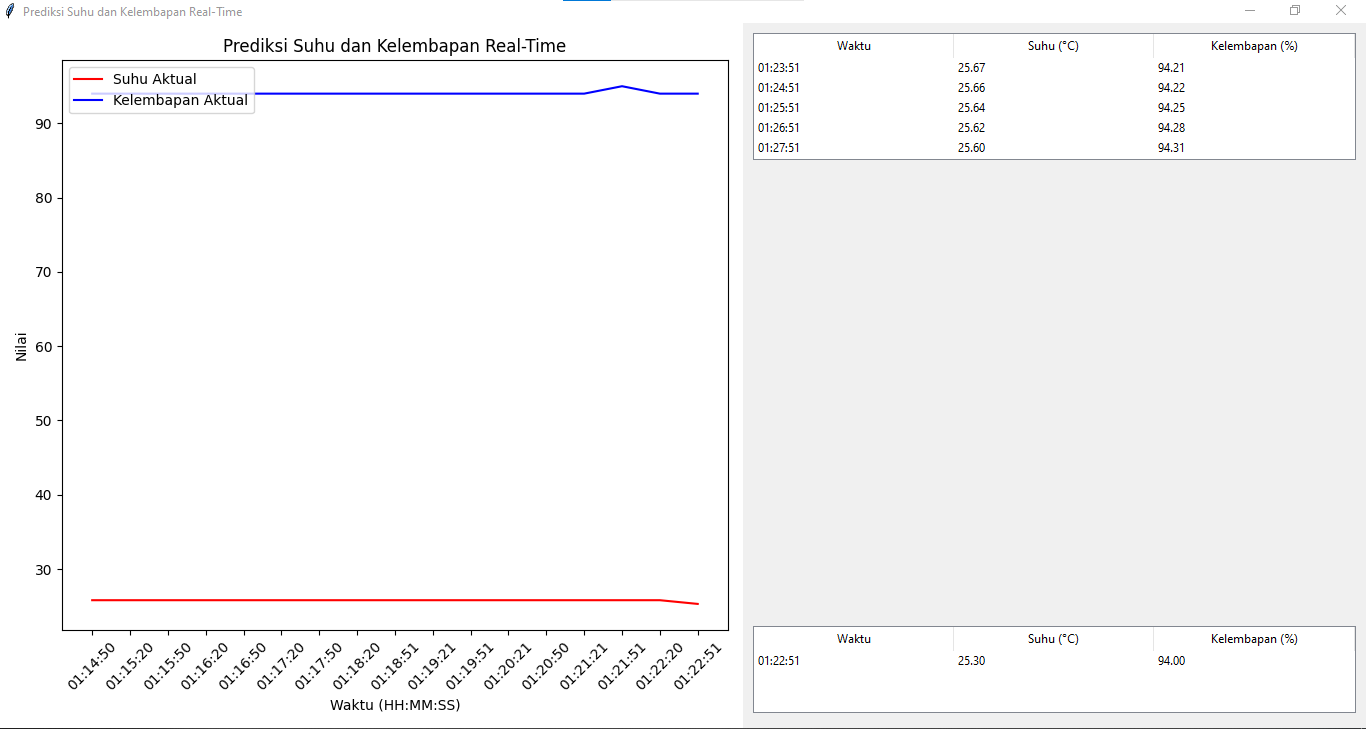

Recreate this plot in Python.
import serial
import pandas as pd
from sklearn.linear_model import LinearRegression
import matplotlib.pyplot as plt
from matplotlib.animation import FuncAnimation
import numpy as np
from matplotlib.backends.backend_tkagg import FigureCanvasTkAgg
import tkinter as tk
from tkinter import ttk

# Konfigurasi serial
arduino = serial.Serial('COM6', 9600, timeout=1)

# Dataset awal
data = pd.DataFrame(columns=["Waktu", "Suhu", "Kelembapan"])
model_temp = LinearRegression()
model_hum = LinearRegression()

# Fungsi untuk memproses waktu ke format HH:MM:SS
def format_time(timestamp):
    return timestamp.strftime("%H:%M:%S")

# Fungsi untuk memperbarui data
def update_data():
    global data, model_temp, model_hum

    try:
        line = arduino.readline().decode().strip()
        if line:
            temp, hum = map(float, line.split(","))
            waktu = pd.Timestamp.now()

            # Tambahkan data ke dataset
            new_row = {"Waktu": waktu, "Suhu": temp, "Kelembapan": hum}
            data = pd.concat([data, pd.DataFrame([new_row])], ignore_index=True)

            # Latih ulang model jika data cukup
            if len(data) > 10:
                # Menggunakan data waktu (dalam detik sejak awal pengambilan data)
                data["Elapsed"] = (data["Waktu"] - data["Waktu"].iloc[0]).dt.total_seconds()
                X = data[["Elapsed"]].values
                y_temp = data["Suhu"].values
                y_hum = data["Kelembapan"].values

                model_temp.fit(X, y_temp)
                model_hum.fit(X, y_hum)

                # Prediksi untuk 5 interval waktu ke depan (dalam detik)
                last_time = data["Elapsed"].iloc[-1]
                future_seconds = np.array([[last_time + i * 60] for i in range(1, 6)])  # Setiap 1 menit
                future_temp = model_temp.predict(future_seconds)
                future_hum = model_hum.predict(future_seconds)

                # Terapkan rata-rata bergerak untuk mengurangi fluktuasi
                future_temp = pd.Series(future_temp).rolling(window=2, min_periods=1).mean().values
                future_hum = pd.Series(future_hum).rolling(window=2, min_periods=1).mean().values

                return future_seconds.flatten(), future_temp, future_hum
    except Exception as e:
        print(f"Error: {e}")
    return None, None, None

# Fungsi untuk memperbarui plot, tabel prediksi, dan tabel terkini
def plot_real_time(frame):
    global data

    future_seconds, future_temp, future_hum = update_data()

    ax.clear()
    if len(data) > 0:
        # Format waktu
        formatted_time = data["Waktu"].dt.strftime("%H:%M:%S")
        ax.plot(formatted_time, data["Suhu"], label="Suhu Aktual", color="red")
        ax.plot(formatted_time, data["Kelembapan"], label="Kelembapan Aktual", color="blue")

        # Perbarui tabel terkini
        latest_row = data.iloc[-1]
        current_time = format_time(latest_row["Waktu"])
        current_temp = latest_row["Suhu"]
        current_hum = latest_row["Kelembapan"]
        current_table.item("current", values=(current_time, f"{current_temp:.2f}", f"{current_hum:.2f}"))

    ax.set_title("Prediksi Suhu dan Kelembapan Real-Time")
    ax.set_xlabel("Waktu (HH:MM:SS)")
    ax.set_ylabel("Nilai")
    ax.legend(loc="upper left")
    ax.tick_params(axis='x', rotation=45)
    plt.tight_layout()

    if future_seconds is not None:
        for i, (sec, temp, hum) in enumerate(zip(future_seconds, future_temp, future_hum)):
            future_time = data["Waktu"].iloc[0] + pd.Timedelta(seconds=sec)
            pred_table.item(f"I{i+1}", values=(format_time(future_time), f"{temp:.2f}", f"{hum:.2f}"))

# GUI menggunakan Tkinter
root = tk.Tk()
root.title("Prediksi Suhu dan Kelembapan Real-Time")

# Frame untuk plot
frame_plot = tk.Frame(root)
frame_plot.pack(side=tk.LEFT, fill=tk.BOTH, expand=True)

# Frame untuk tabel
frame_table = tk.Frame(root)
frame_table.pack(side=tk.RIGHT, fill=tk.Y)

# Plot
fig, ax = plt.subplots(figsize=(6, 4))
canvas = FigureCanvasTkAgg(fig, master=frame_plot)
canvas.get_tk_widget().pack(side=tk.TOP, fill=tk.BOTH, expand=True)

# Tabel prediksi
columns = ("Waktu", "Suhu", "Kelembapan")
pred_table = ttk.Treeview(frame_table, columns=columns, show="headings", height=5)
pred_table.heading("Waktu", text="Waktu")
pred_table.heading("Suhu", text="Suhu (°C)")
pred_table.heading("Kelembapan", text="Kelembapan (%)")
pred_table.pack(side=tk.TOP, fill=tk.X, padx=10, pady=10)

for i in range(1, 6):
    pred_table.insert("", "end", iid=f"I{i}", values=("---", "---", "---"))

# Tabel terkini
current_table = ttk.Treeview(frame_table, columns=columns, show="headings", height=3)
current_table.heading("Waktu", text="Waktu")
current_table.heading("Suhu", text="Suhu (°C)")
current_table.heading("Kelembapan", text="Kelembapan (%)")
current_table.insert("", "end", iid="current", values=("---", "---", "---"))
current_table.pack(side=tk.BOTTOM, fill=tk.X, padx=10, pady=15)

# Animasi
ani = FuncAnimation(fig, plot_real_time, interval=1000, cache_frame_data=False)
root.mainloop()
